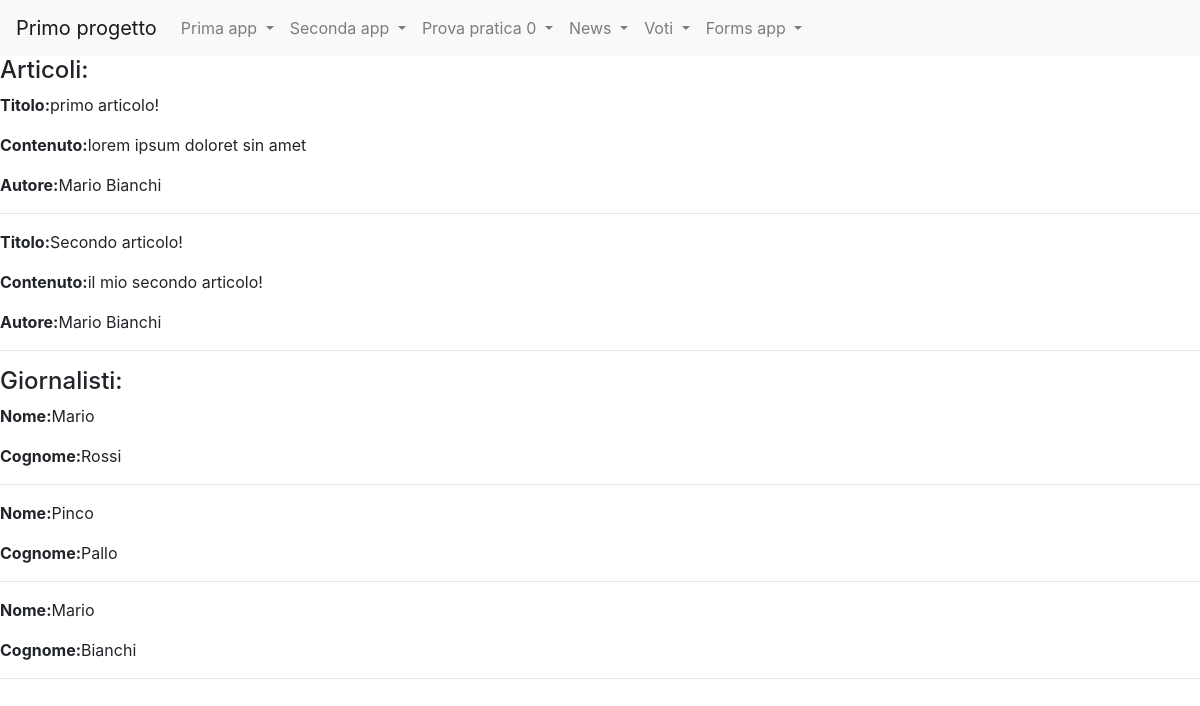
The page /news/home on the database as committed earlier.
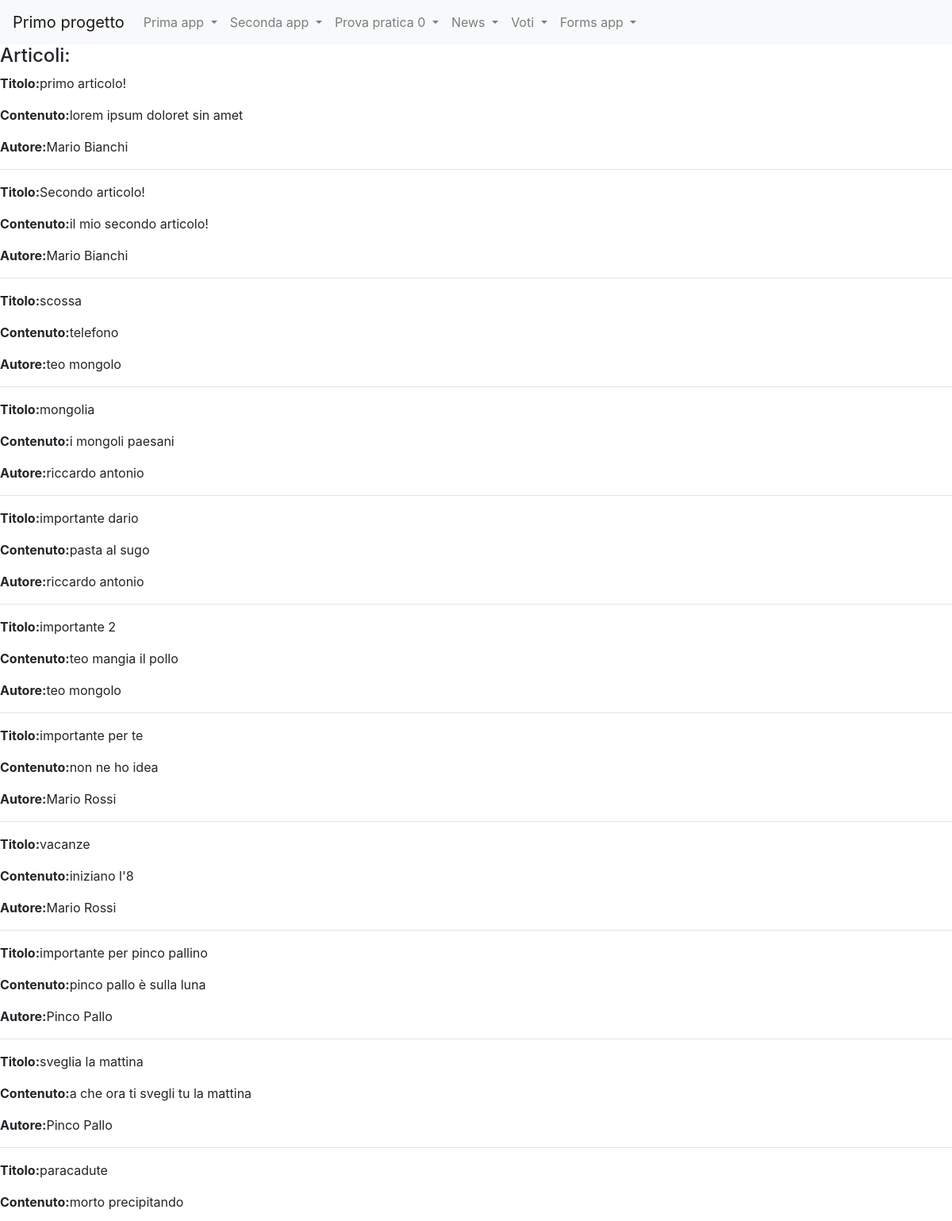
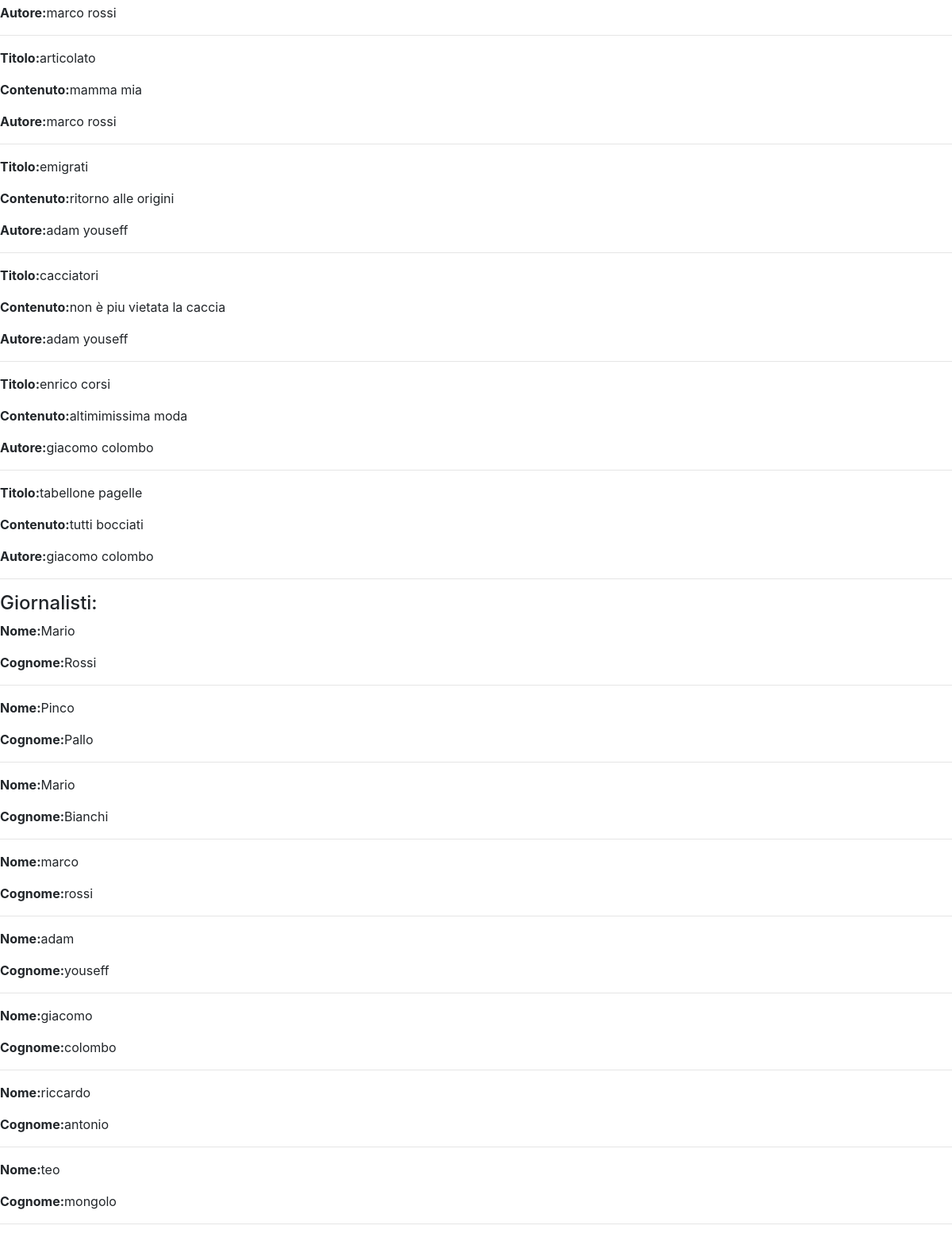
The same page on the database as committed later (2 pictures, top to bottom).
### news/models.py (models this page shows)
class Articolo(models.Model):
    titolo= models.CharField(max_length=100)
    contenuto= models.TextField()
    giornalista= models.ForeignKey(Giornalista, on_delete=models.CASCADE, related_name="articoli")
    data=models.DateField(blank=True)
    visualizzazioni=models.IntegerField(default=0,blank=True)
    def __str__(self):
        return self.titolo
    class Meta:
        verbose_name="Articolo"
        verbose_name_plural="Articoli"

class Giornalista(models.Model):
    nome= models.CharField(max_length=20)
    cognome= models.CharField(max_length=20)
    anno_di_nascita= models.DateField(blank=True)
    def __str__(self):
        return self.nome+" "+self.cognome
    class Meta:
        verbose_name="Giornalista"
        verbose_name_plural="Giornalisti"

### news/views.py (the view)
# urls.py: path('home',home,name="homepage"),
def home(request):
    articoli= Articolo.objects.all()
    giornalisti= Giornalista.objects.all()
    context={"articoli": articoli, "giornalisti": giornalisti}
    print (context)
    return render(request, "news/homepage.html", context)

### news/templates/news/homepage.html (shortened to what this page needs)
{% extends 'base.html' %}
{% block content %}
    <h4>Articoli:</h4>
    {% for articolo in articoli %}
        <p><strong>Titolo:</strong>{{articolo.titolo}}</p>
        <p><strong>Contenuto:</strong>{{articolo.contenuto}}</p>
        <p><strong>Autore:</strong>{{articolo.giornalista}}</p>
        <hr>
    {% endfor %}
    <h4>Giornalisti:</h4>
    {% for giornalista in giornalisti %}
        <p><strong>Nome:</strong>{{giornalista.nome}}</p>
        <p><strong>Cognome:</strong>{{giornalista.cognome}}</p>
        <hr>
     {% endfor %}
{% endblock content %}

### templates/base.html (shortened to what this page needs)
<!doctype html>
 <link rel="stylesheet" href="https://cdnjs.cloudflare.com/ajax/libs/font-awesome/5.15.4/css/all.min.css">
 {% load static %}
<html lang="en">
  <head>
    <link rel="stylesheet" href="https://cdn.jsdelivr.net/npm/bootstrap@4.5.3/dist/css/bootstrap.min.css">
  </head>
  <body>
    <nav class="navbar navbar-expand-lg navbar-light bg-light">
  <a class="navbar-brand" href="/">Primo progetto</a>
  <div class="collapse navbar-collapse" id="navbarNavDropdown">
    <ul class="navbar-nav">
      <li class="nav-item dropdown">
        <a class="nav-link dropdown-toggle" href="#" id="navbarDropdownMenuLink" role="button" data-toggle="dropdown" aria-haspopup="true" aria-expanded="false">
          Prima app
        </a>
      </li>
      <li class="nav-item dropdown">
        <a class="nav-link dropdown-toggle" href="#" id="navbarDropdownMenuLink" role="button" data-toggle="dropdown" aria-haspopup="true" aria-expanded="false">
          Seconda app
        </a>
      </li>
      <li class="nav-item dropdown">
        <a class="nav-link dropdown-toggle" href="#" id="navbarDropdownMenuLink" role="button" data-toggle="dropdown" aria-haspopup="true" aria-expanded="false">
          Prova pratica 0
        </a>
      </li>
         <li class="nav-item dropdown">
        <a class="nav-link dropdown-toggle" href="#" id="navbarDropdownMenuLink" role="button" data-toggle="dropdown" aria-haspopup="true" aria-expanded="false">
          News
        </a>
      </li>
      <li class="nav-item dropdown">
        <a class="nav-link dropdown-toggle" href="#" id="navbarDropdownMenuLink" role="button" data-toggle="dropdown" aria-haspopup="true" aria-expanded="false">
          Voti
        </a>
      </li>
      <li class="nav-item dropdown">
        <a class="nav-link dropdown-toggle" href="#" id="navbarDropdownMenuLink" role="button" data-toggle="dropdown" aria-haspopup="true" aria-expanded="false">
          Forms app
        </a>
      </li>
    </ul>
  </div>
</nav>
{% block content%}
{% endblock content %}
  </body>
</html>

Rows that differ between the two databases and show on the page:
added Articolo: titolo "scossa", contenuto "telefono", giornalista "teo mongolo"
added Articolo: titolo "mongolia", contenuto "i mongoli paesani", giornalista "riccardo antonio"
added Articolo: titolo "importante dario", contenuto "pasta al sugo", giornalista "riccardo antonio"
added Articolo: titolo "importante 2", contenuto "teo mangia il pollo", giornalista "teo mongolo"
added Articolo: titolo "importante per te", contenuto "non ne ho idea", giornalista "Mario Rossi"
added Articolo: titolo "vacanze", contenuto "iniziano l'8", giornalista "Mario Rossi"
added Articolo: titolo "importante per pinco pallino", contenuto "pinco pallo è sulla luna", giornalista "Pinco Pallo"
added Articolo: titolo "sveglia la mattina", contenuto "a che ora ti svegli tu la mattina", giornalista "Pinco Pallo"
added Articolo: titolo "paracadute", contenuto "morto precipitando", giornalista "marco rossi"
added Articolo: titolo "articolato", contenuto "mamma mia", giornalista "marco rossi"
added Articolo: titolo "emigrati", contenuto "ritorno alle origini", giornalista "adam youseff"
added Articolo: titolo "cacciatori", contenuto "non è piu vietata la caccia", giornalista "adam youseff"
added Articolo: titolo "enrico corsi", contenuto "altimimissima moda", giornalista "giacomo colombo"
added Articolo: titolo "tabellone pagelle", contenuto "tutti bocciati", giornalista "giacomo colombo"
added Giornalista: nome "marco", cognome "rossi"
added Giornalista: nome "adam", cognome "youseff"
added Giornalista: nome "giacomo", cognome "colombo"
added Giornalista: nome "riccardo", cognome "antonio"
added Giornalista: nome "teo", cognome "mongolo"
